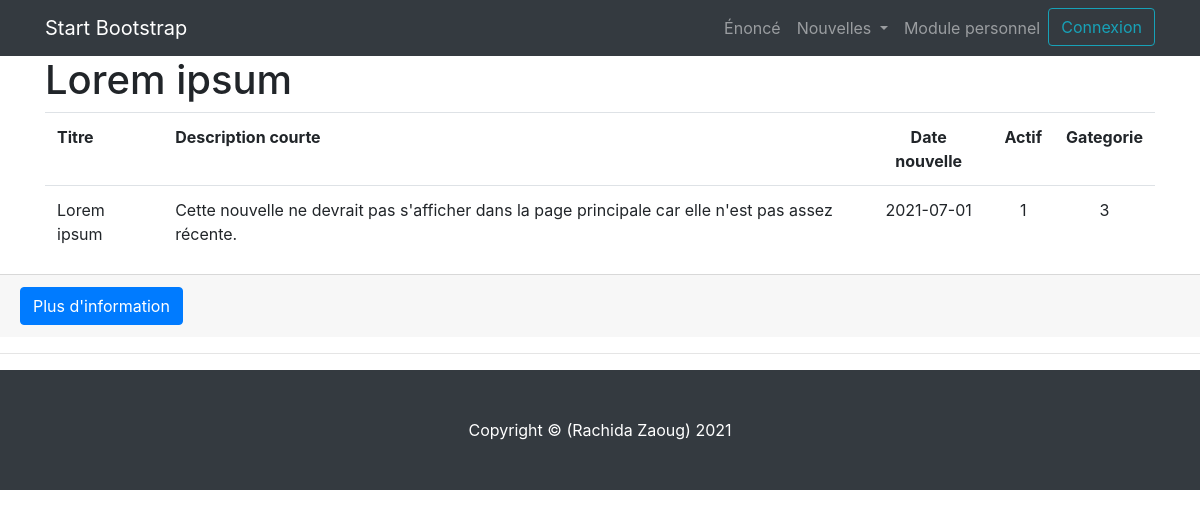
The app's page /nouvelles_categorie3.php with its own data.
### tables this page shows
CREATE TABLE `categories` (
  `id` int(11) NOT NULL,
  `categorie` varchar(50) NOT NULL
);

CREATE TABLE `nouvelles` (
  `id` int(11) NOT NULL,
  `titre` varchar(50) NOT NULL,
  `description_courte` varchar(125) NOT NULL,
  `description_longue` text NOT NULL,
  `date_nouvelle` date NOT NULL,
  `actif` tinyint(1) NOT NULL,
  `fk_categorie` int(11) NOT NULL
);

### nouvelles_categorie3.php (the view, shortened to what this page needs)
<?php include_once('include/header.php'); ?>
  <div class="container">
        <h1>
            <?php
              $res = $mysqli->query("SELECT `id`, `categorie` FROM `categories` WHERE id=3");
              while ($row = $res->fetch_assoc()) {
              echo $row["categorie"];
              }
              ?>
        </h1>
  <?php
    $res = $mysqli->query("SELECT * FROM `nouvelles` WHERE actif AND fk_categorie=3 ORDER BY date_nouvelle DESC");
        echo '<table class="table">';
    echo '<tr>';
    echo '<th>Titre</th>';
    echo '<th>Description courte</th>';
    echo '<th class="text-center">Date nouvelle</th>';
    echo '<th class="text-center">Actif</th>';
    echo '<th class="text-center">Gategorie</th>';
    while ($row = $res->fetch_assoc()) {
      echo '<tr>';
      echo '<td>' . $row["titre"] . '</td>';
      echo '<td>' . $row["description_courte"] . '</td>';
      echo '<td class="text-center">' . $row["date_nouvelle"] . '</td>';
      echo '<td class="text-center">' . $row["actif"] . '</td>';
      echo '<td class="text-center">' . $row["fk_categorie"] . ' </td>';
    echo '</table>';
  }
  ?>
  </div>
        <div class="card-footer">
            <a href="nouvelle3.php" class="btn btn-primary">Plus d'information</a>
          </div>
<?php include_once('include/footer.php'); ?>

### css/modern-business.css (style rules this page uses)
body { padding-top: 56px; }

### records on screen
categories: categorie "Lorem ipsum"
nouvelles: titre "Lorem ipsum", description_courte "Cette nouvelle ne devrait pas s'afficher dans la page principale car elle n'est pas assez récente.", date_nouvelle "2021-07-01", actif "1", fk_categorie "3"
